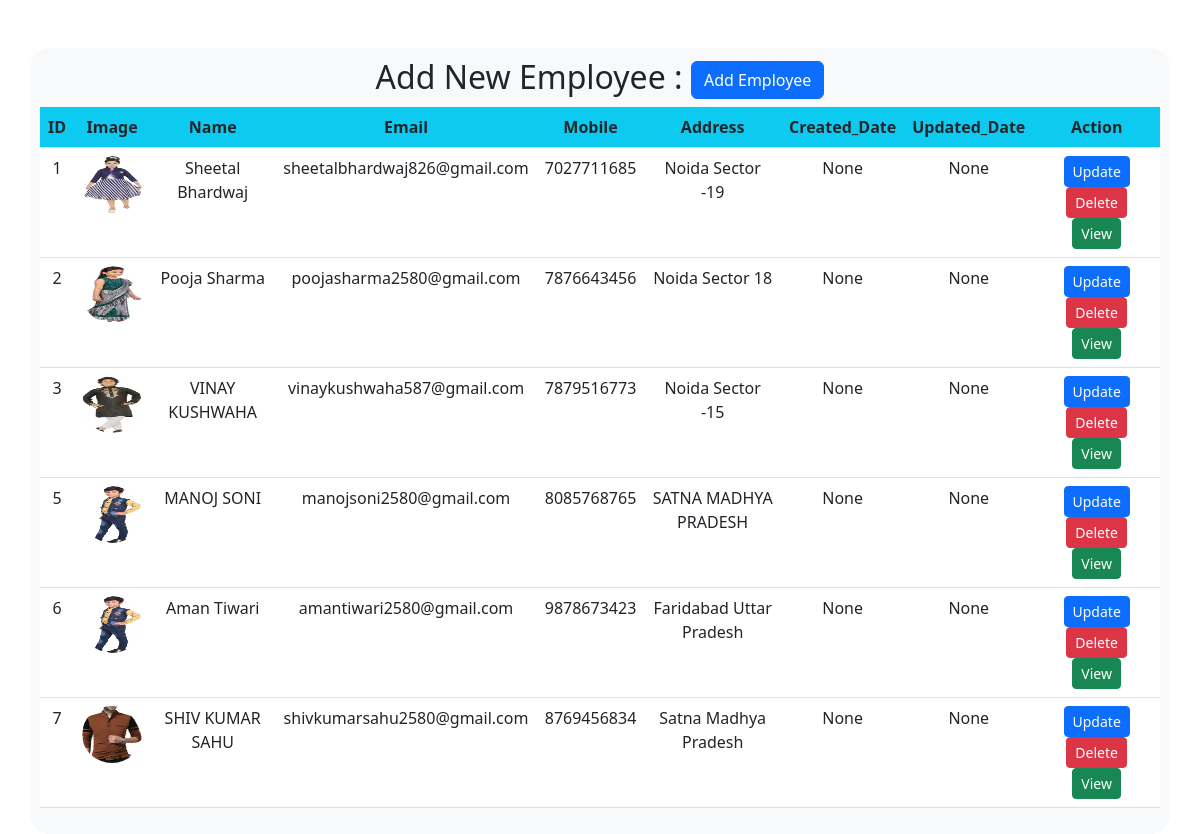
The page / on the database its author committed.
### crud/models.py (models this page shows)
class Employee(models.Model):
    name = models.CharField(max_length=100,blank=True,null=True)
    image = models.ImageField(upload_to='image/')
    email = models.EmailField(max_length=150,blank=True,null=True)
    mobile = models.CharField(max_length=15,blank=True,null=True)
    address = models.TextField(max_length=150,blank=True,null=True)
    created_date = models.DateTimeField(auto_now=True,blank=True,null=True)
    updated_date = models.DateTimeField(auto_now_add=True,blank=True,null=True )

### crud/views.py (the view)
# urls.py: path('',employee_view),
def employee_view(request):
    data = Employee.objects.all()
    return render(request,'show.html',{'data':data})

### crud/templates/show.html (shortened to what this page needs)
<!DOCTYPE html>
<html lang="en">
<head>
    <link href="https://cdn.jsdelivr.net/npm/bootstrap@5.2.0-beta1/dist/css/bootstrap.min.css" rel="stylesheet">
</head>
<body class="mt-5">
    <div class="container mt-2 bg-light" style="border: 1px; border-radius:20px; padding: 10px;">
        <h2 class='text-center'>Add New Employee : <a href='{% url 'add' %}'> <button type=0"submit" class="btn btn-primary">Add Employee</button></a> </h2>
        <table class="table text-center table-hover" style="background-color:white;">
            <tr class="bg-info text-center">
                <th>ID</th>
                <th>Image</th>
                <th>Name</th>
                <th>Email</th>
                <th>Mobile</th>
                <th>Address</th>
                <th>Created_Date</th>
                <th>Updated_Date</th>
                <th>Action</th>
            </tr>
            {% for i in data %}
            <tr>
                <td>{{i.id}}</td>
                <td><img src="media/{{i.image}}" height="57px" width="60px" alt="love" class="rounded-circle"></td>
                <td>{{i.name}}</td>
                <td>{{i.email}}</td>
                <td>{{i.mobile}}</td>
                <td>{{i.address}}</td>
                <td>{{i.created_date}}</td>
                <td>{{i.updated_date}}</td>
                <td>
                    <a href="update/{{i.id}}/"><button class="btn btn-primary btn-sm">Update</button></a>
                    <a href="delete/{{i.id}}/"><button class="btn btn-danger btn-sm">Delete</button></a>
                    <a href="showview/{{i.id}}/"><button class="btn btn-success btn-sm">View</button></a>
                </td>
            </tr>
            {% endfor %}
        </table>
    </div>
</body>
</html>

### rows shown on the page
Employee: id "1", image (picture), name "Sheetal Bhardwaj", email "sheetalbhardwaj826@gmail.com", mobile "7027711685", address "Noida Sector -19", created_date "None", updated_date "None"
Employee: id "2", image (picture), name "Pooja Sharma", email "poojasharma2580@gmail.com", mobile "7876643456", address "Noida Sector 18", created_date "None", updated_date "None"
Employee: id "3", image (picture), name "VINAY KUSHWAHA", email "vinaykushwaha587@gmail.com", mobile "7879516773", address "Noida Sector -15", created_date "None", updated_date "None"
Employee: id "5", image (picture), name "MANOJ SONI", email "manojsoni2580@gmail.com", mobile "8085768765", address "SATNA MADHYA PRADESH", created_date "None", updated_date "None"
Employee: id "6", image (picture), name "Aman Tiwari", email "amantiwari2580@gmail.com", mobile "9878673423", address "Faridabad Uttar Pradesh", created_date "None", updated_date "None"
Employee: id "7", image (picture), name "SHIV KUMAR SAHU", email "shivkumarsahu2580@gmail.com", mobile "8769456834", address "Satna Madhya Pradesh", created_date "None", updated_date "None"
